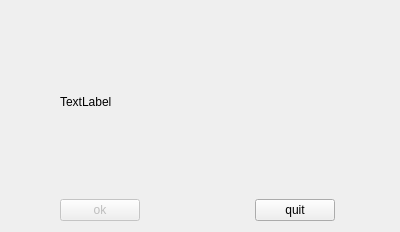
<?xml version="1.0" encoding="UTF-8"?>
<ui version="4.0">
 <class>GameWinner</class>
 <widget class="QWidget" name="GameWinner">
  <property name="geometry">
   <rect>
    <x>0</x>
    <y>0</y>
    <width>400</width>
    <height>232</height>
   </rect>
  </property>
  <property name="windowTitle">
   <string>Form</string>
  </property>
  <widget class="QWidget" name="layoutWidget">
   <property name="geometry">
    <rect>
     <x>60</x>
     <y>10</y>
     <width>275</width>
     <height>211</height>
    </rect>
   </property>
   <layout class="QVBoxLayout" name="verticalLayout">
    <item>
     <widget class="QLabel" name="winlable">
      <property name="minimumSize">
       <size>
        <width>71</width>
        <height>0</height>
       </size>
      </property>
      <property name="text">
       <string>TextLabel</string>
      </property>
     </widget>
    </item>
    <item>
     <layout class="QHBoxLayout" name="horizontalLayout_2">
      <item>
       <widget class="QPushButton" name="okBtn">
        <property name="enabled">
         <bool>false</bool>
        </property>
        <property name="text">
         <string>ok</string>
        </property>
       </widget>
      </item>
      <item>
       <spacer name="horizontalSpacer">
        <property name="orientation">
         <enum>Qt::Horizontal</enum>
        </property>
        <property name="sizeHint" stdset="0">
         <size>
          <width>40</width>
          <height>20</height>
         </size>
        </property>
       </spacer>
      </item>
      <item>
       <widget class="QPushButton" name="quitBtn">
        <property name="text">
         <string>quit</string>
        </property>
       </widget>
      </item>
     </layout>
    </item>
   </layout>
  </widget>
 </widget>
 <resources/>
 <connections/>
</ui>
